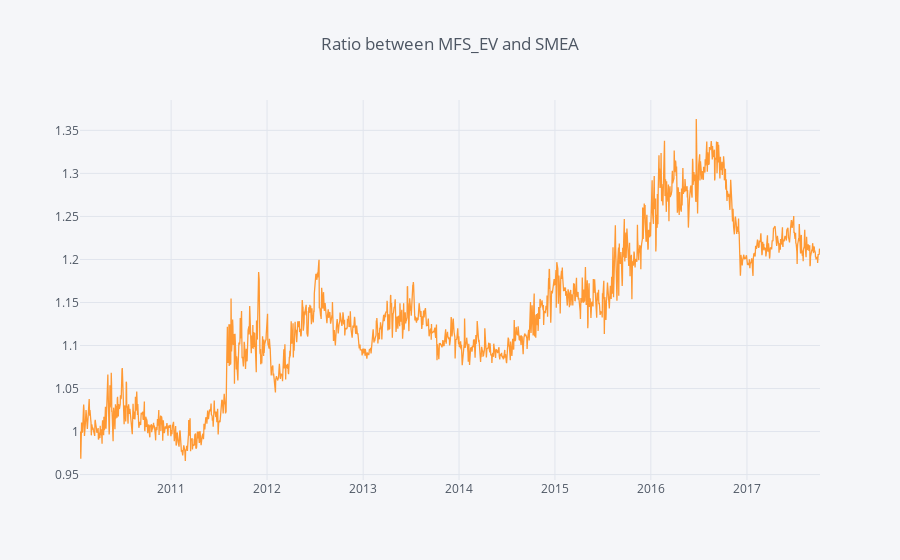

Notebook code for this chart:
### Code cell
Racio.iplot(title = 'Ratio between MFS_EV and SMEA')

### Figure 1 — Plotly figure (JSON) as saved in the notebook; plotly's stock layout.template omitted (floating-point values rounded to 4 significant figures; data arrays with more than 128 entries replaced by an {"elided": "..."} marker saying what was removed)
{"data": [{"line": {"color": "rgba(255, 153, 51, 1.0)", "dash": "solid", "width": 1.3}, "mode": "lines", "name": "None", "text": "", "type": "scatter", "x": {"elided": "1918 str values"}, "y": {"elided": "1918 float values"}}], "layout": {"legend": {"bgcolor": "#F5F6F9", "font": {"color": "#4D5663"}}, "paper_bgcolor": "#F5F6F9", "plot_bgcolor": "#F5F6F9", "title": "Ratio between MFS_EV and SMEA", "titlefont": {"color": "#4D5663"}, "xaxis1": {"gridcolor": "#E1E5ED", "showgrid": true, "tickfont": {"color": "#4D5663"}, "title": "", "titlefont": {"color": "#4D5663"}, "zerolinecolor": "#E1E5ED"}, "yaxis1": {"gridcolor": "#E1E5ED", "showgrid": true, "tickfont": {"color": "#4D5663"}, "title": "", "titlefont": {"color": "#4D5663"}, "zerolinecolor": "#E1E5ED"}}}
